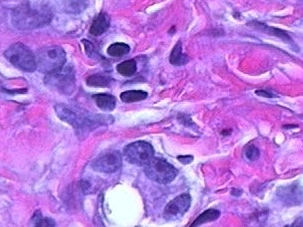
%> input picture Images/hestain.png, 303 x 227 px
$ octave ipexhistology.m   (GNU Octave 9; MATLAB toolbox functions it lacks are replaced by stand-ins)
%> lines starting %> are read from the running program, lines starting %| are printed output that depends on the picture; in (x1, y1, x2, y2) boxes, pixels count from 0 and x2, y2 are one past the last pixel; in counts of white or black regions, pixels touching at a corner belong together; the program's own positions count from 1
%% Color-Based Segmentation Using K-Means Clustering
% This example shows how to segment colors in an automated fashion using the
% L*a*b* color space and K-means clustering.
%
% This example requires Statistics Toolbox(TM).

% Copyright 1993-2012 The MathWorks, Inc.

%% Step 1: Read Image
% Read in |hestain.png|, which is an image of tissue stained with hemotoxylin
% and eosin (H&E). This staining method helps pathologists distinguish different
% tissue types.

he = imread('hestain.png');
%> he is the input picture: size 227x303x3 uint8; mean R, G, B 181.4, 121.2, 222.2
imshow(he), title('H&E image');
text(size(he,2),size(he,1)+15,...
     'Image courtesy of Alan Partin, Johns Hopkins University', ...
     'FontSize',7,'HorizontalAlignment','right');


%% Step 2: Convert Image from RGB Color Space to L*a*b* Color Space
% How many colors do you see in the image if you ignore variations in
% brightness?  There are three colors: white, blue, and pink.  Notice how easily
% you can visually distinguish these colors from one another.  The L*a*b* color
% space (also known as CIELAB or CIE L*a*b*) enables you to quantify these
% visual differences.
%
% The L*a*b* color space is derived from the CIE XYZ tristimulus values.  The
% L*a*b* space consists of a luminosity layer 'L*', chromaticity-layer 'a*'
% indicating where color falls along the red-green axis, and chromaticity-layer
% 'b*' indicating where the color falls along the blue-yellow axis. All of the
% color information is in the 'a*' and 'b*' layers. You can measure the
% difference between two colors using the Euclidean distance metric.
%
% Convert the image to L*a*b* color space using |makecform| and |applycform|.

cform = makecform('srgb2lab');
lab_he = applycform(he,cform);
%> lab_he: size 227x303x3 uint8; mean of channels 1, 2, 3 154.3, 165.9, 85.5

%% Step 3: Classify the Colors in 'a*b*' Space Using K-Means Clustering
% Clustering is a way to separate groups of objects.  K-means clustering treats
% each object as having a location in space. It finds partitions such that
% objects within each cluster are as close to each other as possible, and as far
% from objects in other clusters as possible. K-means clustering requires that
% you specify the number of clusters to be partitioned and a distance metric to
% quantify how close two objects are to each other.
%
% Since the color information exists in the 'a*b*' space, your objects are
% pixels with 'a*' and 'b*' values.  Use |kmeans| to cluster the objects into
% three clusters using the Euclidean distance metric.

ab = double(lab_he(:,:,2:3));
nrows = size(ab,1);
%> nrows = 227
ncols = size(ab,2);
%> ncols = 303
ab = reshape(ab,nrows*ncols,2);

nColors = 3;
% repeat the clustering 3 times to avoid local minima
[cluster_idx cluster_center] = kmeans(ab,nColors,'distance','sqEuclidean', ...
                                      'Replicates',3);
%> cluster_center = [161.5 82.05; 179.1 82.91; 142.3 107.5]

%% Step 4: Label Every Pixel in the Image Using the Results from KMEANS
% For every object in your input, |kmeans| returns an index corresponding to a
% cluster. The |cluster_center| output from |kmeans| will be used later in the
% example. Label every pixel in the image with its |cluster_index|.

pixel_labels = reshape(cluster_idx,nrows,ncols);
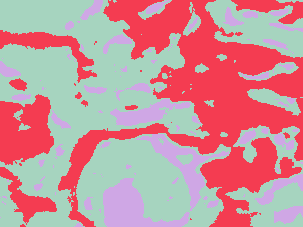
%> pixel_labels: size 227x303 double; 3 distinct labels, from 1 to 3; one colour per label, 0 black
imshow(pixel_labels,[]), title('image labeled by cluster index');

%% Step 5: Create Images that Segment the H&E Image by Color.
% Using |pixel_labels|, you can separate objects in |hestain.png| by color,
% which will result in three images.

segmented_images = cell(1,3);
rgb_label = repmat(pixel_labels,[1 1 3]);
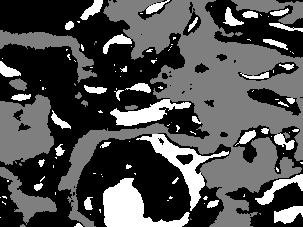
%> rgb_label: size 227x303x3 double; min 1, max 3, mean 1.63; drawn with min black and max white

for k = 1:nColors
    color = he;
    color(rgb_label ~= k) = 0;
    segmented_images{k} = color;
end
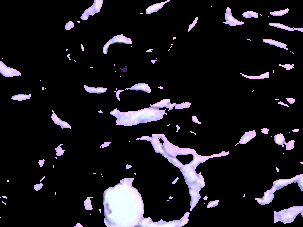
%> color: size 227x303x3 uint8; mean R, G, B 27.1, 24.6, 30.3
%> after the loop, segmented_images = 3 items

imshow(segmented_images{1}), title('objects in cluster 1');

%%

imshow(segmented_images{2}), title('objects in cluster 2');
%> after `imshow(segmented_images{2})`:
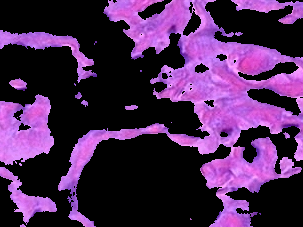
%> displayed picture: size 227x303x3, on the screen's scale of 0 to 255; mean R, G, B 75.9, 40.3, 85.6

%%

imshow(segmented_images{3}), title('objects in cluster 3');

%% Step 6: Segment the Nuclei into a Separate Image
% Notice that there are dark and light blue objects in one of the clusters.
% You can separate dark blue from light blue using the 'L*' layer in the
% L*a*b* color space. The cell nuclei are dark blue.
%
% Recall that the 'L*' layer contains the brightness values of each color.
% Find the cluster that contains the blue objects. Extract the brightness
% values of the pixels in this cluster and threshold them using |im2bw|.
%
% You must programmatically determine the index of the cluster containing
% the blue objects because |kmeans| will not return the same |cluster_idx|
% value every time.  You can do this using the |cluster_center| value,
% which contains the mean 'a*' and 'b*' value for each cluster. The blue
% cluster has the smallest cluster_center value (determined
% experimentally).
mean_cluster_value = mean(cluster_center,2);
%> mean_cluster_value = [121.8; 131; 124.9]
[tmp, idx] = sort(mean_cluster_value);
%> tmp = [121.8; 124.9; 131]; idx = [1; 3; 2]
blue_cluster_num = idx(1);
%> blue_cluster_num = 1

L = lab_he(:,:,1);
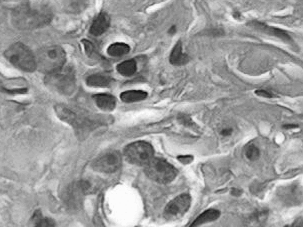
%> L: size 227x303 uint8; min 14, max 254, mean 154.3
blue_idx = find(pixel_labels == blue_cluster_num);
%> blue_idx = 34077 values from 1 to 68781
L_blue = L(blue_idx);
is_light_blue = im2bw(L_blue,graythresh(L_blue));
%> is_light_blue = 34077 logical values, 20000 true

%%
% Use the mask |is_light_blue| to label which pixels belong to the blue
% nuclei. Then display the blue nuclei in a separate image.

nuclei_labels = repmat(uint8(0),[nrows ncols]);
nuclei_labels(blue_idx(is_light_blue==false)) = 1;
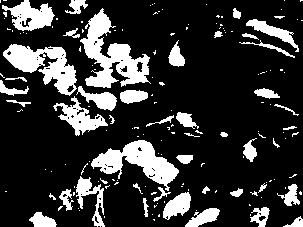
%> nuclei_labels: size 227x303 uint8; values 0 (black) and 1 (white), 20.5% white; 164 white regions (119 under 20 px), largest, box (x1, y1, x2, y2) and area: (80, 8, 151, 88) 2366, (91, 140, 179, 191) 1849, (3, 44, 77, 96) 1783
nuclei_labels = repmat(nuclei_labels,[1 1 3]);
blue_nuclei = he;
blue_nuclei(nuclei_labels ~= 1) = 0;
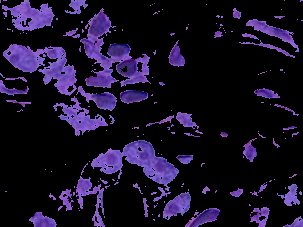
%> blue_nuclei: size 227x303x3 uint8; mean R, G, B 23.7, 15.9, 37.3
imshow(blue_nuclei), title('blue nuclei');


displayEndOfDemoMessage(mfilename)
%> (this line was passed over: displayEndOfDemoMessage is not available in this run)

$ run again, with Images/coloredChips.png copied over Images/hestain.png
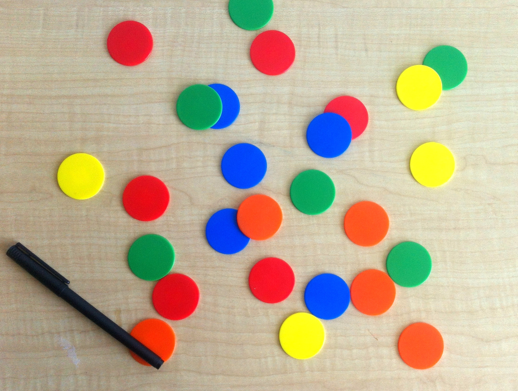
%> input picture Images/coloredChips.png, 518 x 391 px
%> he is the input picture: size 391x518x3 uint8; mean R, G, B 188.3, 173.3, 148.1
%> lab_he: size 391x518x3 uint8; mean of channels 1, 2, 3 186.3, 133.1, 144.6
%> cluster_center = [125.5 145.2; 195.9 181.9; 166.1 37.11]
%> pixel_labels: size 391x518 double; 3 distinct labels, from 1 to 3
%> after the loop `for k = 1:nColors`: segmented_images = 3 items
%> mean_cluster_value = [135.4; 188.9; 101.6]
%> tmp = [101.6; 135.4; 188.9]; idx = [3; 1; 2]
%> blue_cluster_num = 3
%> `L = lab_he(:,:,1);`:
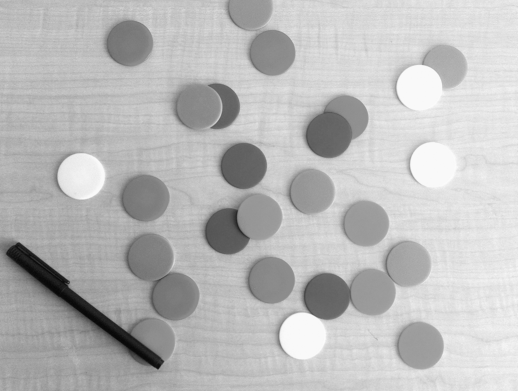
%> L: size 391x518 uint8; min 7, max 252, mean 186.3
%> blue_idx = 7131 values from 80772 to 137381
%> L_blue = 7131 values, max 163 at index 6922, min 36 at index 2492, mean 98.82
%> is_light_blue = 7131 logical values, 5541 true
%> `nuclei_labels(blue_idx(is_light_blue==false)) = 1;`:
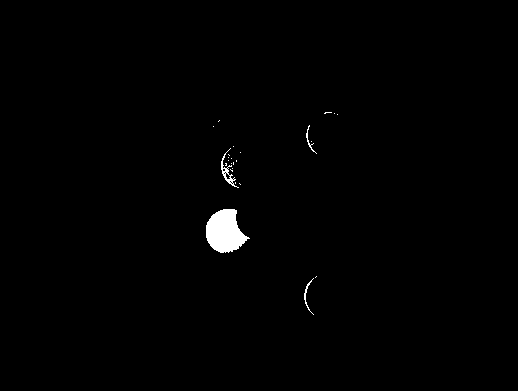
%> nuclei_labels: size 391x518 uint8; values 0 (black) and 1 (white), 0.79% white; 25 white regions (21 under 20 px), largest, box (x1, y1, x2, y2) and area: (206, 209, 250, 253) 1291, (221, 148, 239, 188) 144, (304, 278, 314, 315) 62, (306, 125, 317, 154) 49
